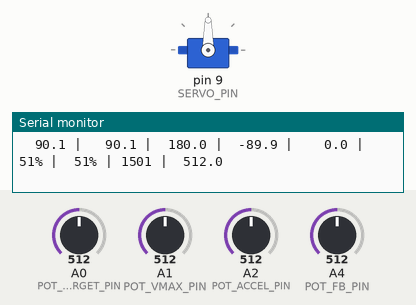
The sketch below on a simulated Arduino Uno, built with avr-gcc and run on an emulated ATmega328P. On the bench: servo, the last lines printed to the serial monitor. The test bench sets the inputs (shaded band); at power-on: A0 (POT_TARGET_PIN) = 512, A1 (POT_VMAX_PIN) = 512, A2 (POT_ACCEL_PIN) = 512, A4 (POT_FB_PIN) = 512.

Above: at 1.7 s.
1.8 s: A0 (POT_TARGET_PIN) set to 716
At 3.3 s:
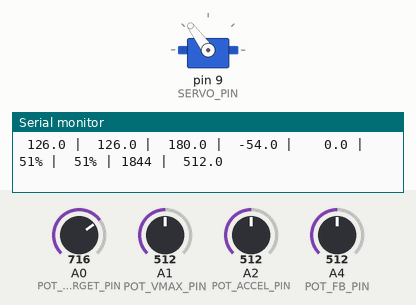
3.8 s: A0 (POT_TARGET_PIN) set to 1010
At 5.2 s:
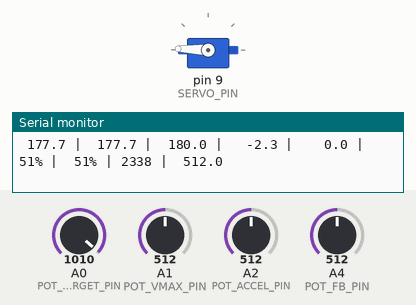
5.9 s: A0 (POT_TARGET_PIN) set to 306
At 7.9 s:
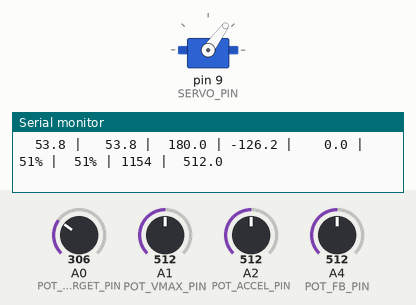
8.5 s: A0 (POT_TARGET_PIN) set to 90
At 10.3 s:
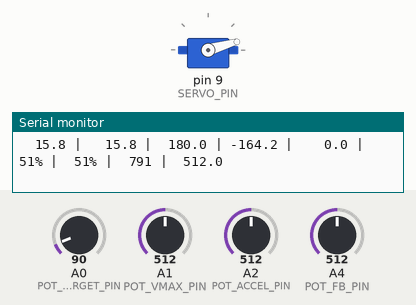
Timing chart, 0 to 11.8 s (numbered marks = the images above; inputs shaded):
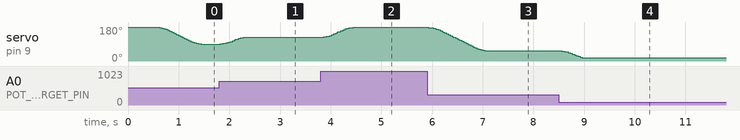

Measured:
- after the input at 1.8 s, servo on pin 9 (SERVO_PIN): moves from 90° to 126° over 0.48 s, starting at once
- after the input at 3.8 s, servo on pin 9 (SERVO_PIN): moves from 126° to 178° over 0.62 s, starting at once
- after the input at 5.9 s, servo on pin 9 (SERVO_PIN): moves from 178° to 54° over 1.1 s, starting at once
- after the input at 8.5 s, servo on pin 9 (SERVO_PIN): moves from 54° to 16° over 0.50 s, starting at once

The sketch:

servo_control_with_feedback_arduino.ino
```cpp
// (licence header left out)
#include <Arduino.h>
#include <Servo.h>

// ============================ USER CONFIGURATION ============================

// ---- Pins ----
// SERVO_PIN      : PWM output to servo signal wire
// POT_TARGET_PIN : user knob for target angle (0..180°)
// POT_VMAX_PIN   : user knob for vmax% (1..100%)
// POT_ACCEL_PIN  : user knob for accel% (1..100%)
// POT_FB_PIN     : analog input connected to servo internal potentiometer
#define SERVO_PIN        9
#define POT_TARGET_PIN   A0
#define POT_VMAX_PIN     A1
#define POT_ACCEL_PIN    A2
#define POT_FB_PIN       A4

#define BAUDRATE         115200

// ---- Control loop timing ----
// Typical analog hobby servos expect a ~20 ms refresh frame.
// This sketch updates at that same pace.
#define LOOP_INTERVAL_MS 20

// ---- Servo PWM calibration ----
// These define how the 0..180° command maps to microseconds.
// Adjust to match YOUR servo endpoints safely.
//
// SERVO_CENTER_US  : pulse width for servo center (usually ~1500 us)
// SERVO_HALFSPAN_US: +/- range around center that maps to 0..180°
//                   (keep conservative to avoid hitting hard stops)
#define SERVO_CENTER_US     1500
#define SERVO_HALFSPAN_US    860

#define PWM_MIN_US (SERVO_CENTER_US - SERVO_HALFSPAN_US)
#define PWM_MAX_US (SERVO_CENTER_US + SERVO_HALFSPAN_US)

// ---- Feedback ADC calibration ----
// You must measure the ADC value produced by the internal potentiometer at
// known angles to calibrate the mapping ADC -> degrees.
//
// FB_ADC_AT_0_DEG   : ADC reading when servo is at 0°
// FB_ADC_AT_180_DEG : ADC reading when servo is at 180°
static const float FB_ADC_AT_0_DEG   =  91.0f;
static const float FB_ADC_AT_180_DEG = 376.0f;

// ---- Physical servo characterization ----
// Real maximum angular speed of the actuator (deg/s) for the servo model
// and supply voltage used.
//
// DEFAULT: Futaba S3003 @4.8V
// 0.23 s / 60°  ->  60 / 0.23 = 261 deg/s
//
// If you use another servo or change supply voltage, update this value.
#define SERVO_MAX_SPEED_DEGPS 261.0f

// ---- Acceleration reference (100% = this value) ----
// This is a chosen design limit for acceleration used by the software profile.
// It does NOT come from the datasheet. Pick a value that gives a useful range.
//
// Higher values -> more aggressive acceleration ramps (snappier motion).
// Lower values  -> gentler ramps (smoother, slower response).
#define ACCEL_MAX_DEGPS2  800.0f

// ---- Percent mapping ----
// User knobs for Vmax and Accel are expressed as integer percent.
#define PCT_MIN  1
#define PCT_MAX  100

// ---- ADC and filtering ----
#define ADC_SCALE   1023.0f   // 10-bit ADC
#define FB_SAMPLES  6         // samples used for feedback averaging

// ============================ GLOBAL STATE ==================================

Servo s;                      // Servo object (Arduino Servo library)

float cmdDeg = 0.0f;          // Commanded reference angle from profile (deg)
float vDegps = 0.0f;          // Profile instantaneous velocity (deg/s)

unsigned long lastTick = 0;   // last loop time (ms)

// Precomputed slope for ADC → degrees conversion.
// Using two-point calibration: adc -> deg = (adc - adc0) * slope
static const float FB_DEG_PER_ADC =
  180.0f / (FB_ADC_AT_180_DEG - FB_ADC_AT_0_DEG);

// ============================ UTILITY FUNCTIONS =============================

// Clamp float to [lo..hi].
// Keeps computations safe and prevents bad inputs from exploding.
static inline float clampf(float x, float lo, float hi) {
  if (x < lo) return lo;
  if (x > hi) return hi;
  return x;
}

// Read an analog pin multiple times and return the average.
// This reduces ADC noise cheaply without extra libraries.
float readAveragedADC(uint8_t pin, int samples) {
  long sum = 0;
  for (int i = 0; i < samples; i++) {
    sum += analogRead(pin);
  }
  return (float)sum / samples;
}

// Convert the target potentiometer ADC reading (0..1023) to degrees (0..180).
// This assumes the pot is wired as a divider over the full ADC range.
float targetDegFromPot(float adc) {
  float deg = (adc / ADC_SCALE) * 180.0f;
  return clampf(deg, 0.0f, 180.0f);
}

// Convert servo internal potentiometer ADC reading into degrees using
// the two calibration points (ADC at 0° and ADC at 180°).
float feedbackDegFromAdc(float adc) {
  float deg = (adc - FB_ADC_AT_0_DEG) * FB_DEG_PER_ADC;
  return clampf(deg, 0.0f, 180.0f);
}

// Convert desired angle (deg) to PWM microseconds.
// Linear mapping between [0..180] and [PWM_MIN_US..PWM_MAX_US].
// Note: many servos are not perfectly linear, but this is a good baseline.
int pwmUsFromDeg(float deg) {
  deg = clampf(deg, 0.0f, 180.0f);
  float us = PWM_MIN_US + (deg / 180.0f) * (PWM_MAX_US - PWM_MIN_US);
  return (int)(us + 0.5f);   // round to nearest int
}

// Map ADC (0..1023) to integer percent (1..100) using full knob travel.
// This avoids the “only first 10% works” feeling: the knob always spans 1..100.
int percentFromAdc(float adc) {
  float t = clampf(adc / ADC_SCALE, 0.0f, 1.0f);                 // 0..1
  int pct = (int)(PCT_MIN + t * (PCT_MAX - PCT_MIN) + 0.5f);     // rounded
  if (pct < PCT_MIN) pct = PCT_MIN;
  if (pct > PCT_MAX) pct = PCT_MAX;
  return pct;
}

// Convert Vmax% (1..100) into a physical speed limit in deg/s.
// The key idea: 100% means "use the real maximum speed of this servo".
// So the full knob range is meaningful for any servo speed.
float vmaxDegpsFromPercent(int vmaxPct) {
  float t = (float)vmaxPct / 100.0f;                             // 0.01..1.00
  float v = SERVO_MAX_SPEED_DEGPS * t;                           // scaled
  // Safety clamp, ensures > 0 and never exceeds the real maximum.
  return clampf(v, SERVO_MAX_SPEED_DEGPS * 0.01f, SERVO_MAX_SPEED_DEGPS);
}

// Convert Accel% (1..100) into acceleration limit deg/s².
// This uses ACCEL_MAX_DEGPS2 as a software reference (100%).
float accelDegps2FromPercent(int accelPct) {
  float t = (float)accelPct / 100.0f;                            // 0.01..1.00
  float a = ACCEL_MAX_DEGPS2 * t;                                // scaled
  // Keep strictly positive (avoids corner cases in sqrt and stop math).
  return max(a, ACCEL_MAX_DEGPS2 * 0.01f);
}

// Fixed-width telemetry printing.
// dtostrf() formats floats into char buffers with fixed width and decimals.
// This keeps columns aligned even when values change digits.
void printRowFixed(float targetDeg, float cmdDeg, float measDeg, float errDeg,
                   float vDegps, int vmaxPct, int accelPct, int pwmUs, float adcFb)
{
  char a[12], b[12], c[12], d[12], e[12], f[12];

  // width 6, 1 decimal -> e.g. "  12.3"
  dtostrf(targetDeg, 6, 1, a);
  dtostrf(cmdDeg,    6, 1, b);
  dtostrf(measDeg,   6, 1, c);
  dtostrf(errDeg,    6, 1, d);
  dtostrf(vDegps,    6, 1, e);
  dtostrf(adcFb,     6, 1, f);

  // Target |   Cmd |  Meas |   Err |     V |  V% |  A% |  PWM |   ADC
  Serial.print(a); Serial.print(" | ");
  Serial.print(b); Serial.print(" | ");
  Serial.print(c); Serial.print(" | ");
  Serial.print(d); Serial.print(" | ");
  Serial.print(e); Serial.print(" | ");

  // V% integer, padded to width 3 (right-aligned)
  if (vmaxPct < 100) Serial.print(' ');
  if (vmaxPct < 10)  Serial.print(' ');
  Serial.print(vmaxPct); Serial.print("% | ");

  // A% integer, padded to width 3 (right-aligned)
  if (accelPct < 100) Serial.print(' ');
  if (accelPct < 10)  Serial.print(' ');
  Serial.print(accelPct); Serial.print("% | ");

  // PWM microseconds, padded to 4-ish
  if (pwmUs < 1000) Serial.print(' ');
  Serial.print(pwmUs); Serial.print(" | ");

  // Raw feedback ADC (averaged), fixed width float
  Serial.println(f);
}

// ============================ MOTION PROFILE ================================

// Motion profile update (executed every loop):
//
// Inputs:
//   targetDeg     : desired final angle (deg)
//   vmaxDegps     : speed limit (deg/s) derived from V% and SERVO_MAX_SPEED_DEGPS
//   accelDegps2   : acceleration limit (deg/s²) derived from A% and ACCEL_MAX_DEGPS2
//   dt            : loop time step (s)
//
// State (updated):
//   cmdDeg        : commanded reference position (deg)
//   vDegps        : profile velocity (deg/s)
//
// Behaviour summary:
//
// - Computes remaining distance to target.
// - Computes vStop: maximum speed that still allows stopping within remaining distance.
// - Allowed speed = min(vmax, vStop).
// - Accelerates current speed toward allowed speed by accel*dt.
// - Advances cmdDeg by v*dt, and snaps to target if overshooting.
//
void updateProfile(float targetDeg,
                   float vmaxDegps,
                   float accelDegps2,
                   float dt)
{
  // Distance to go (deg). Sign indicates direction.
  float dist = targetDeg - cmdDeg;

  // Direction (+1 or -1) used to keep velocity sign consistent.
  float dir  = (dist >= 0.0f) ? 1.0f : -1.0f;

  // Absolute distance remaining (deg) used for stop calculations.
  float dabs = fabs(dist);

  // If we are extremely close, snap to the target and stop.
  // This avoids jitter caused by ADC noise and small oscillations.
  if (dabs < 0.2f) {
    cmdDeg = targetDeg;
    vDegps = 0.0f;
    return;
  }

  // vStop (deg/s): maximum speed that still allows stopping within dabs
  // assuming constant deceleration magnitude = accelDegps2.
  //
  // From kinematics: v^2 = 2*a*s  -> v = sqrt(2*a*s)
  float vStop = sqrtf(2.0f * accelDegps2 * dabs);

  // Allowed speed is limited by:
  // - user-selected vmax (already within real servo max)
  // - remaining distance stop constraint (vStop)
  float vAllowed = min(vmaxDegps, vStop);

  // Current speed magnitude (deg/s), ignoring sign.
  float vMag = fabs(vDegps);

  // Increase speed magnitude by accel*dt (simple acceleration ramp).
  // (Deceleration happens automatically because vAllowed shrinks near target.)
  vMag += accelDegps2 * dt;

  // Cap speed to the currently allowed maximum.
  if (vMag > vAllowed) vMag = vAllowed;

  // Restore direction sign.
  vDegps = dir * vMag;

  // Integrate position by v*dt.
  float delta = vDegps * dt;

  // If the computed step would overshoot the target, snap and stop.
  if (fabs(delta) > dabs) {
    cmdDeg = targetDeg;
    vDegps = 0.0f;
  } else {
    cmdDeg += delta;
  }
}

// ============================ SETUP =========================================

void setup() {

  // Start USB serial for telemetry.
  Serial.begin(BAUDRATE);

  // Small delay for serial monitor to attach reliably.
  delay(500);

  // Attach servo with calibrated min/max pulse limits.
  s.attach(SERVO_PIN, PWM_MIN_US, PWM_MAX_US);

  // Initialize cmdDeg from measured position so the servo does not jump at boot.
  // We read the internal potentiometer (feedback) and start from that angle.
  float adc0   = readAveragedADC(POT_FB_PIN, FB_SAMPLES);
  float fbDeg0 = feedbackDegFromAdc(adc0);

  cmdDeg = fbDeg0;       // start command from actual measured angle
  vDegps = 0.0f;         // start at rest

  // Send initial PWM command consistent with cmdDeg.
  s.writeMicroseconds(pwmUsFromDeg(cmdDeg));

  // Start loop timer.
  lastTick = millis();

  // Print header and a separator line.
  Serial.println("servo_control_with_feedback");
  Serial.println("Target |   Cmd |  Meas |   Err |     V |  V% |  A% |  PWM |   ADC");
  Serial.println("------------------------------------------------------------------------");
}

// ============================ LOOP ==========================================

void loop() {

  // Enforce fixed loop interval (non-blocking timing).
  unsigned long now = millis();
  if (now - lastTick < LOOP_INTERVAL_MS) return;

  // Compute dt in seconds from elapsed milliseconds.
  float dt = (now - lastTick) / 1000.0f;
  lastTick = now;

  // ---- Read user controls (averaged to reduce ADC noise) ----
  float adcTarget = readAveragedADC(POT_TARGET_PIN, 4);   // target knob
  float adcVmax   = readAveragedADC(POT_VMAX_PIN,   4);   // vmax knob
  float adcAccel  = readAveragedADC(POT_ACCEL_PIN,  4);   // accel knob

  // Convert target knob to degrees.
  float targetDeg = targetDegFromPot(adcTarget);

  // Convert vmax and accel knobs to integer percent (1..100).
  int vmaxPct  = percentFromAdc(adcVmax);
  int accelPct = percentFromAdc(adcAccel);

  // Convert percent values to physical limits for the motion profile.
  //
  // vmaxDegps   : 1..100% of the REAL servo max speed (SERVO_MAX_SPEED_DEGPS)
  // accelDegps2 : 1..100% of chosen reference accel (ACCEL_MAX_DEGPS2)
  float vmaxDegps   = vmaxDegpsFromPercent(vmaxPct);
  float accelDegps2 = accelDegps2FromPercent(accelPct);

  // ---- Update motion profile (Cmd and V are updated here) ----
  updateProfile(targetDeg, vmaxDegps, accelDegps2, dt);

  // ---- Send command to servo ----
  int pwmUs = pwmUsFromDeg(cmdDeg);
  s.writeMicroseconds(pwmUs);

  // ---- Read feedback from servo internal potentiometer ----
  float adcFb   = readAveragedADC(POT_FB_PIN, FB_SAMPLES);
  float measDeg = feedbackDegFromAdc(adcFb);

  // Tracking error (deg): commanded profile angle minus measured real angle.
  float err = cmdDeg - measDeg;

  // ---- Telemetry (fixed width, aligned columns) ----
  printRowFixed(targetDeg, cmdDeg, measDeg, err, vDegps, vmaxPct, accelPct, pwmUs, adcFb);
}
```
